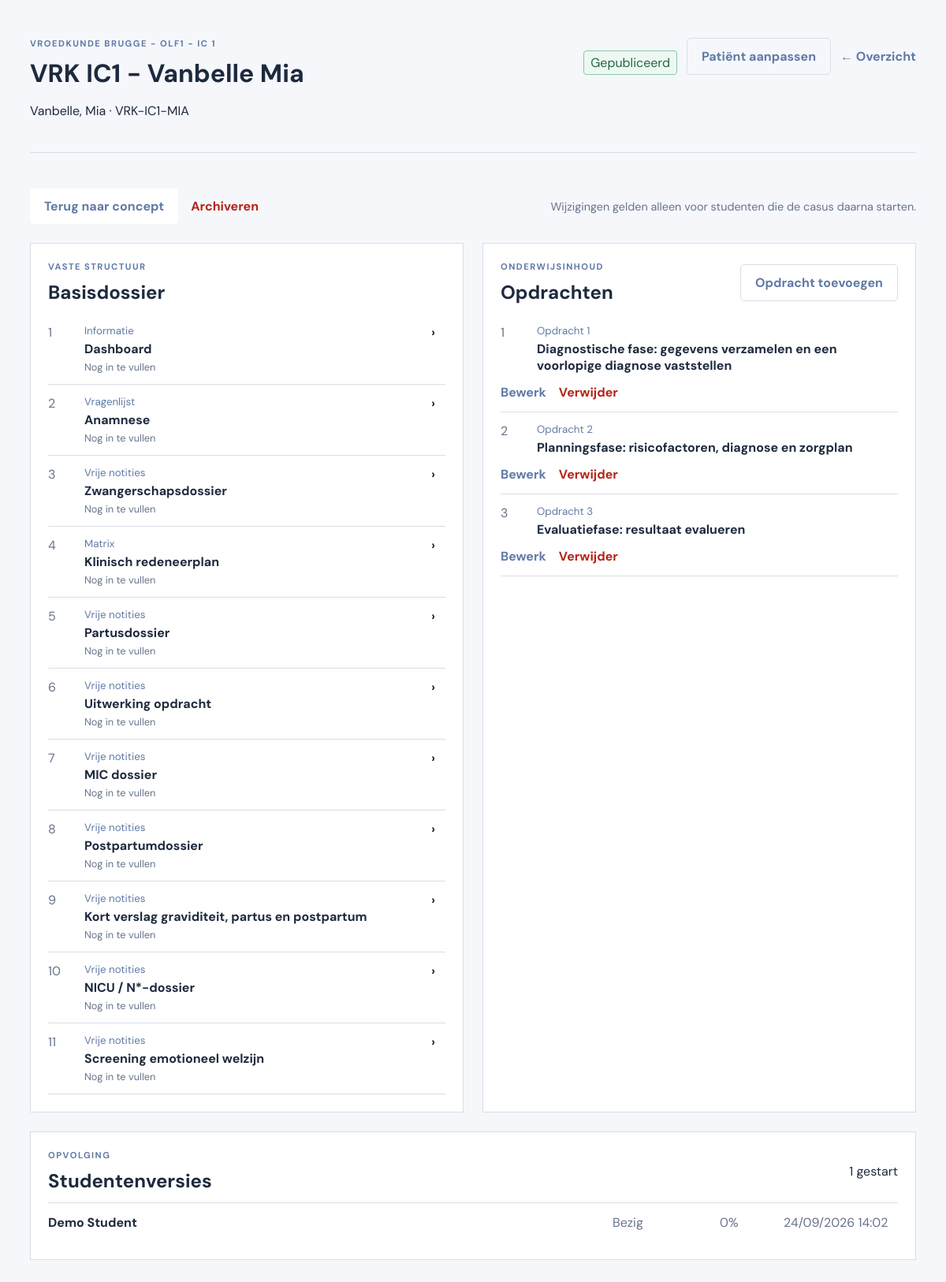
The page /docent/casus/1/ (signed in) on the database its author committed.
### dossier/models.py (models this page shows, shortened)
class Case(models.Model):
    class Status(models.TextChoices):
        DRAFT = "draft", "Concept"
        PUBLISHED = "published", "Gepubliceerd"
        ARCHIVED = "archived", "Gearchiveerd"
    title = models.CharField(max_length=180)
    patient = models.OneToOneField(Patient, on_delete=models.PROTECT, related_name="case")
    course = models.CharField(max_length=180)
    introduction = models.TextField(blank=True)
    learning_objectives = models.TextField(blank=True)
    status = models.CharField(max_length=20, choices=Status.choices, default=Status.DRAFT)
    published_at = models.DateTimeField(null=True, blank=True)
    archived_at = models.DateTimeField(null=True, blank=True)
    created_by = models.ForeignKey(
        settings.AUTH_USER_MODEL,
        on_delete=models.PROTECT,
        related_name="created_cases",
        null=True,
        blank=True,
    )
    created_at = models.DateTimeField(default=timezone.now, editable=False)
    updated_at = models.DateTimeField(default=timezone.now)
    class Meta:
        ordering = ["-updated_at"]
    @property
    def published(self):
        return self.status == self.Status.PUBLISHED

class Patient(models.Model):
    class Gender(models.TextChoices):
        FEMALE = "female", "Vrouw"
        MALE = "male", "Man"
        OTHER = "other", "Anders"
        UNKNOWN = "unknown", "Niet gespecificeerd"
    name = models.CharField(max_length=120)
    reference = models.CharField(max_length=40, unique=True)
    birth_date = models.DateField(null=True, blank=True)
    gender = models.CharField(
        max_length=20, choices=Gender.choices, default=Gender.UNKNOWN, blank=True
    )
    image = models.CharField(max_length=240, blank=True)
    context = models.CharField(max_length=280, blank=True)
    created_by = models.ForeignKey(
        settings.AUTH_USER_MODEL,
        on_delete=models.PROTECT,
        related_name="created_patients",
        null=True,
        blank=True,
    )
    created_at = models.DateTimeField(default=timezone.now, editable=False)
    updated_at = models.DateTimeField(default=timezone.now)
    class Meta:
        ordering = ["name"]

class Module(models.Model):
    class Kind(models.TextChoices):
        INFORMATION = "information", "Informatie"
        FORM = "form", "Formulier"
        QUESTIONNAIRE = "questionnaire", "Vragenlijst"
        MATRIX = "matrix", "Matrix"
        NOTES = "notes", "Vrije notities"
    case = models.ForeignKey(Case, on_delete=models.CASCADE, related_name="modules")
    title = models.CharField(max_length=180)
    kind = models.CharField(max_length=24, choices=Kind.choices, default=Kind.FORM)
    instructions = models.TextField(blank=True)
    configuration = models.JSONField(default=dict, blank=True)
    base_data = models.JSONField(default=dict, blank=True)
    position = models.PositiveIntegerField(default=0)
    source_template = models.ForeignKey(
        LibraryTemplate,
        on_delete=models.SET_NULL,
        related_name="case_copies",
        null=True,
        blank=True,
    )
    source_template_version = models.PositiveIntegerField(null=True, blank=True)
    class Meta:
        ordering = ["position", "id"]

class Assignment(models.Model):
    case = models.ForeignKey(Case, on_delete=models.CASCADE, related_name="assignments")
    title = models.CharField(max_length=240)
    phase = models.CharField(max_length=120)
    content = models.TextField(blank=True)
    position = models.PositiveIntegerField(default=0)
    class Meta:
        ordering = ["position", "id"]

class StudentCase(models.Model):
    class Status(models.TextChoices):
        ACTIVE = "active", "Bezig"
        SUBMITTED = "submitted", "Ingediend"
        REVIEWED = "reviewed", "Beoordeeld"
    case = models.ForeignKey(Case, on_delete=models.PROTECT, related_name="student_cases")
    student = models.ForeignKey(
        settings.AUTH_USER_MODEL, on_delete=models.CASCADE, related_name="student_cases"
    )
    status = models.CharField(max_length=20, choices=Status.choices, default=Status.ACTIVE)
    case_title = models.CharField(max_length=180, blank=True)
    course = models.CharField(max_length=180, blank=True)
    introduction = models.TextField(blank=True)
    learning_objectives = models.TextField(blank=True)
    patient_name = models.CharField(max_length=120, blank=True)
    patient_reference = models.CharField(max_length=40, blank=True)
    patient_image = models.CharField(max_length=240, blank=True)
    patient_context = models.CharField(max_length=280, blank=True)
    started_at = models.DateTimeField(auto_now_add=True)
    submitted_at = models.DateTimeField(null=True, blank=True)
    reviewed_at = models.DateTimeField(null=True, blank=True)
    updated_at = models.DateTimeField(auto_now=True)
    class Meta:
        ordering = ["-updated_at"]
        constraints = [
            models.UniqueConstraint(fields=["case", "student"], name="unique_student_case")
        ]
    @property
    def progress(self):
        total = self.assignment_submissions.count()
        if not total:
            return 0
        completed = self.assignment_submissions.exclude(
            status=AssignmentSubmission.Status.TODO
        ).count()
        return round(completed / total * 100)

### dossier/views.py (the view)
# urls.py: path("docent/casus/<int:case_id>/", views.teacher_case, name="teacher_case"),
@login_required
def teacher_case(request, case_id):
    require_teacher(request.user)
    case = editable_case(request.user, case_id)
    students = list(case.student_cases.select_related("student").all())
    return render(request, "dossier/teacher_case.html", {
        "case": case, "students": students,
        "assignment_form": AssignmentForm(prefix="assignment"),
    })

### dossier/context_processors.py (called while the page is built)
def platform_settings(request):
    return {"oidc_enabled": settings.OIDC_ENABLED}

### dossier/views.py (called while the page is built)
def user_role(user):
    if user.is_superuser or user.is_staff:
        return Profile.Role.ADMIN
    return getattr(getattr(user, "epd_profile", None), "role", Profile.Role.STUDENT)

def is_teacher(user):
    return user_role(user) in {Profile.Role.TEACHER, Profile.Role.ADMIN}

def is_admin(user):
    return user_role(user) == Profile.Role.ADMIN

def require_teacher(user):
    if not is_teacher(user):
        raise PermissionDenied

def teacher_cases(user):
    cases = Case.objects.select_related("patient", "created_by").prefetch_related(
        "modules__fields", "assignments", "student_cases__student"
    )
    return cases if is_admin(user) else cases.filter(created_by=user)

def editable_case(user, case_id):
    return get_object_or_404(teacher_cases(user), id=case_id)

### templates/dossier/teacher_case.html (shortened to what this page needs)
{% extends 'base.html' %}
{% block content %}
<main class="teacher-shell">
  <header class="page-bar"><div><p class="eyebrow">{{ case.course }}</p><h1>{{ case.title }}</h1><p>{{ case.patient.name }} · {{ case.patient.reference }}</p></div><div class="header-actions"><span class="state status-{{ case.status }}">{{ case.get_status_display }}</span><a class="outline" href="{% url 'dossier:teacher_case_edit' case.id %}">Patiënt aanpassen</a><a class="back" href="{% url 'dossier:teacher_dashboard' %}">← Overzicht</a></div></header>
  <div class="lifecycle-actions"><form method="post" action="{% url 'dossier:teacher_case_transition' case.id %}">{% csrf_token %}{% if case.status != 'published' %}<button class="primary button" name="action" value="publish">Publiceren</button>{% else %}<button class="outline button" name="action" value="draft">Terug naar concept</button>{% endif %}{% if case.status != 'archived' %}<button class="text-button danger" name="action" value="archive">Archiveren</button>{% endif %}</form><p>Wijzigingen gelden alleen voor studenten die de casus daarna starten.</p></div>
  <div class="teacher-grid">
    <section class="editor-section"><div class="section-heading"><div><p class="eyebrow">Vaste structuur</p><h2>Basisdossier</h2></div></div>{% for module in case.modules.all %}<a class="content-row linked" href="{% url 'dossier:teacher_module' case.id module.id %}"><span>{{ forloop.counter }}</span><div><small>{{ module.get_kind_display }}</small><strong>{{ module.title }}</strong><em>{% if module.base_data %}Ingevuld{% else %}Nog in te vullen{% endif %}</em></div><b>›</b></a>{% empty %}<p>De vaste dossierstructuur ontbreekt.</p>{% endfor %}</section>
    <section class="editor-section"><div class="section-heading"><div><p class="eyebrow">Onderwijsinhoud</p><h2>Opdrachten</h2></div><a class="outline" href="{% url 'dossier:teacher_assignment_create' case.id %}">Opdracht toevoegen</a></div>{% for assignment in case.assignments.all %}<div class="content-row"><span>{{ assignment.position }}</span><div><small>{{ assignment.phase }}</small><strong>{{ assignment.title }}</strong></div><div class="row-actions"><a href="{% url 'dossier:teacher_assignment_edit' case.id assignment.id %}">Bewerk</a><form method="post" action="{% url 'dossier:teacher_assignment_delete' case.id assignment.id %}">{% csrf_token %}<button class="text-button danger">Verwijder</button></form></div></div>{% empty %}<p>Nog geen opdrachten.</p>{% endfor %}</section>
  </div>
  <section class="editor-section progress-section"><div class="section-heading"><div><p class="eyebrow">Opvolging</p><h2>Studentenversies</h2></div><span>{{ students|length }} gestart</span></div><div class="progress-table">{% for item in students %}<a href="{% url 'dossier:teacher_student_case' item.id %}"><strong>{{ item.student.get_full_name|default:item.student.username }}</strong><span>{{ item.get_status_display }}</span><span>{{ item.progress }}%</span><time>{{ item.updated_at|date:'d/m/Y H:i' }}</time></a>{% empty %}<p class="empty-state">Nog geen student heeft deze casus gestart.</p>{% endfor %}</div></section>
</main>
{% endblock %}

### templates/base.html (shortened to what this page needs)
{% load static %}
<!doctype html>
<html lang="nl">
<head>
  <link rel="stylesheet" href="{% static 'epd.css' %}">
</head>
<body>
  {% block content %}{% endblock %}
</body>
</html>

### static/epd.css (style rules this page uses)
:root { --blue:#607aa6;--blue-dark:#526d9c;--ink:#1d2a3e;--muted:#66748b;--line:#d8dee8;--red:#f1322e;--orange:#f47721 }
* { box-sizing:border-box }
body { margin:0;color:var(--ink);font-family:'DM Sans',Arial,sans-serif;background:#f5f7fb }
.eyebrow { color:var(--blue);font-size:.7rem;font-weight:700;letter-spacing:.13em;text-transform:uppercase;margin:0 0 10px }
.outline,.primary { padding:12px 18px;border-radius:5px;font-weight:700;text-decoration:none }
.outline { border:1px solid var(--line);color:var(--blue) }
.back { color:var(--blue);font-weight:700;text-decoration:none;white-space:nowrap }
button,input,textarea,select { font:inherit }
.button { border:0;cursor:pointer }
.outline.button { background:#fff }
.text-button { border:0;background:transparent;color:var(--blue);font:inherit;font-weight:700;cursor:pointer }
.page-bar { display:flex;justify-content:space-between;align-items:flex-start;gap:24px }
.page-bar h1 { margin:0 }
.header-actions,.form-actions { display:flex;align-items:center;gap:12px;flex-wrap:wrap }
.teacher-shell { max-width:1180px;margin:0 auto;padding:48px 28px }
.teacher-shell>.page-bar { border-bottom:1px solid var(--line);padding-bottom:26px;margin-bottom:30px }
.state { align-self:flex-end;padding:4px 8px;border:1px solid var(--line);border-radius:4px;color:var(--muted) }
.teacher-grid { display:grid;grid-template-columns:1fr 1fr;gap:24px }
.editor-section,.editor-form section { background:#fff;border:1px solid var(--line);padding:22px }
.editor-section h2,.editor-form h2 { margin:0 0 20px }
.content-row { display:grid;grid-template-columns:34px 1fr;gap:12px;padding:13px 0;border-bottom:1px solid var(--line) }
.content-row>span { color:var(--muted) }
.content-row div { display:flex;flex-direction:column;gap:4px }
.content-row small { color:var(--blue) }
.status-published,.state.live { color:#226746!important;border-color:#8cc6a8!important;background:#edf8f2!important }
.danger { color:#b42318 }
.lifecycle-actions { display:flex;justify-content:space-between;align-items:center;gap:18px;padding:15px 0 24px }
.lifecycle-actions form { display:flex;gap:10px }
.lifecycle-actions p { color:var(--muted);font-size:.9rem;margin:0 }
.section-heading { display:flex;justify-content:space-between;align-items:center;gap:16px;margin-bottom:12px }
.section-heading h2 { margin:0 }
.content-row.linked { color:var(--ink);text-decoration:none;grid-template-columns:34px 1fr 18px }
.content-row em { font-size:.8rem;color:var(--muted);font-style:normal }
.row-actions { display:flex!important;flex-direction:row!important;align-items:center;gap:10px!important }
.row-actions a { color:var(--blue);font-weight:700;text-decoration:none }
.progress-section { margin-top:24px }
.progress-table>a { display:grid;grid-template-columns:minmax(180px,1fr) 120px 65px 145px;gap:16px;padding:14px 0;border-top:1px solid var(--line);color:var(--ink);text-decoration:none }
.progress-table time,.progress-table span { color:var(--muted) }

### rows shown on the page
Case: course "VROEDKUNDE BRUGGE - OLF1 - IC 1", title "VRK IC1 - Vanbelle Mia", patient.name "Vanbelle, Mia", patient.reference "VRK-IC1-MIA", status "Gepubliceerd"
Module: kind "Informatie", title "Dashboard", base_data "Nog in te vullen"
Module: kind "Vragenlijst", title "Anamnese", base_data "Nog in te vullen"
Module: kind "Vrije notities", title "Zwangerschapsdossier", base_data "Nog in te vullen"
Module: kind "Matrix", title "Klinisch redeneerplan", base_data "Nog in te vullen"
Module: kind "Vrije notities", title "Partusdossier", base_data "Nog in te vullen"
Module: kind "Vrije notities", title "Uitwerking opdracht", base_data "Nog in te vullen"
Module: kind "Vrije notities", title "MIC dossier", base_data "Nog in te vullen"
Module: kind "Vrije notities", title "Postpartumdossier", base_data "Nog in te vullen"
Module: kind "Vrije notities", title "Kort verslag graviditeit, partus en postpartum", base_data "Nog in te vullen"
Module: kind "Vrije notities", title "NICU / N*-dossier", base_data "Nog in te vullen"
Module: kind "Vrije notities", title "Screening emotioneel welzijn", base_data "Nog in te vullen"
Assignment: position "1", phase "Opdracht 1", title "Diagnostische fase: gegevens verzamelen en een voorlopige diagnose vaststellen"
Assignment: position "2", phase "Opdracht 2", title "Planningsfase: risicofactoren, diagnose en zorgplan"
Assignment: position "3", phase "Opdracht 3", title "Evaluatiefase: resultaat evalueren"
StudentCase: student.get_full_name "Demo Student", status "Bezig", progress "0", updated_at "24/09/2026 14:02"

### other values the page prints
{{ students|length }} "1"
